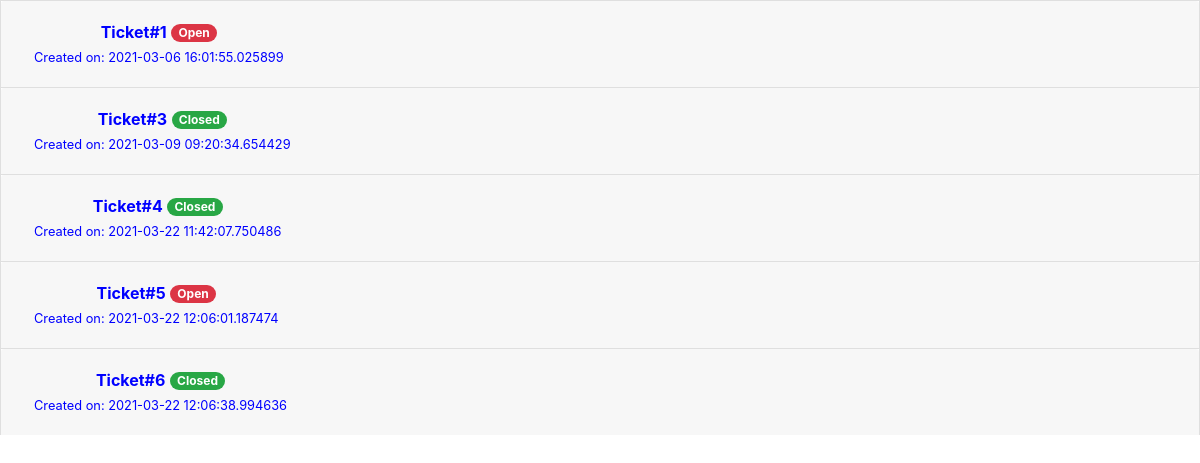
The app's page /admin_iframe1.php with its own data.
### tables this page shows
CREATE TABLE `ticket` (
  `ticket_id` int(11) NOT NULL,
  `type` varchar(30) NOT NULL,
  `subject` varchar(100) NOT NULL,
  `ticket` varchar(100) NOT NULL,
  `email` varchar(30) NOT NULL,
  `priority` varchar(20) NOT NULL,
  `status` varchar(10) NOT NULL DEFAULT 'open',
  `posting_tIme` timestamp(6) NOT NULL DEFAULT CURRENT_TIMESTAMP(6),
  `remark` varchar(100) NOT NULL,
  `remark_time` timestamp(6) NOT NULL DEFAULT '0000-00-00 00:00:00.000000'
);

### admin_iframe1.php (the view, shortened to what this page needs)
<!doctype html>
<html lang="en">
  <head>
    <link rel="stylesheet" href="https://stackpath.bootstrapcdn.com/bootstrap/4.3.1/css/bootstrap.min.css">
  </head>
  <body>
       <?php
include('dbcon.php');
if($conn->connect_error){
    die("Connection Error: ".connect_error);
}
else{
    $query = "SELECT * FROM ticket";
    $result =  mysqli_query($conn, $query);
    $id = 0;
    $status ='';
    while($array = mysqli_fetch_array($result)){
        if($array['status']=='open'){
            $type = "danger";
            $status = "Open";
        }
        else{
            $type = "success";
            $status = "Closed";
        }
        echo '<div class="accordion" id="accordionExample">
  <div class="card">
    <div class="card-header" id="heading'.$id.'">
      <h5 class="mb-0">
        <button class="btn btn-link" type="button" data-toggle="collapse" data-target="#collapse'.$id.'" aria-expanded="true" aria-controls="collapse'.$id.'">
          <span style="color:blue"><b>Ticket#'.$array['ticket_id'].'</b> <span class="badge badge-pill badge-'.$type.'">'.$status.'</span><br><small>Created on: '.$array['posting_tIme'].'</small></span>
        </button>
      </h5>
    </div>
    <div id="collapse'.$id.'" class="collapse" aria-labelledby="heading'.$id.'" data-parent="#accordionExample">
      <div class="card-body">
        <p><b>Email: </b>'.$array['email'].'</p>
        <p><b>Urgency: </b>'.$array['priority'].'</p>
        <p><b>Subject: </b>'.$array['subject'].'</p>
        <p><b>Ticket: </b>'.$array['ticket'].'</p>
        <form action = "HomeDatabase.php" method = "post">
  <div class="form-group">
    <label for="remark"><span style="font-weight: bold">Remark</span></label>
    <textarea name = "remark" class="form-control" id="remark" rows="3" placeholder = "'.$array['status'].', Your Remark : '.$array['remark'].'" required></textarea>
  </div>
  <button type="submit" class="btn btn-primary" name = "AdminRemarkButton" value = "'.$array['ticket_id'].'">Update</button>
</form>
      </div>
    </div>
  </div>
</div>';
        $id = $id+1;
    }
}
?>
  </body>
</html>

### records on screen
ticket: ticket_id "1", status "Open", posting_tIme "2021-03-06 16:01:55.025899"
ticket: ticket_id "3", status "Closed", posting_tIme "2021-03-09 09:20:34.654429"
ticket: ticket_id "4", status "Closed", posting_tIme "2021-03-22 11:42:07.750486"
ticket: ticket_id "5", status "Open", posting_tIme "2021-03-22 12:06:01.187474"
ticket: ticket_id "6", status "Closed", posting_tIme "2021-03-22 12:06:38.994636"
